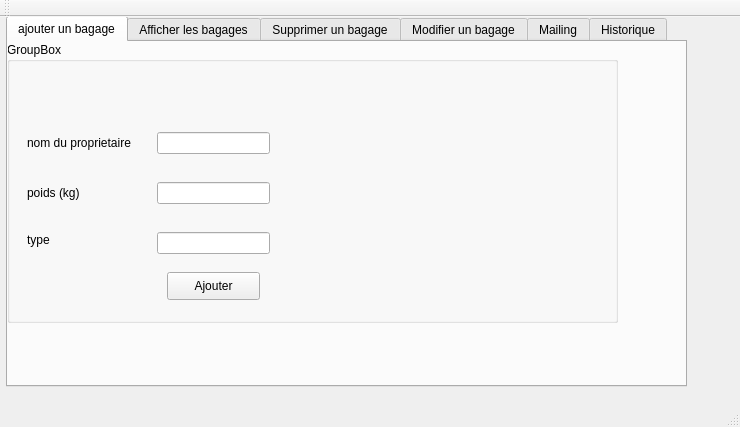
<?xml version="1.0" encoding="UTF-8"?>
<ui version="4.0">
 <class>MainWindow</class>
 <widget class="QMainWindow" name="MainWindow">
  <property name="geometry">
   <rect>
    <x>0</x>
    <y>0</y>
    <width>740</width>
    <height>427</height>
   </rect>
  </property>
  <property name="windowTitle">
   <string>Gestion des Clients</string>
  </property>
  <widget class="QWidget" name="centralWidget">
   <widget class="QTabWidget" name="tabWidget">
    <property name="geometry">
     <rect>
      <x>6</x>
      <y>-1</y>
      <width>681</width>
      <height>371</height>
     </rect>
    </property>
    <property name="currentIndex">
     <number>0</number>
    </property>
    <widget class="QWidget" name="tab">
     <attribute name="title">
      <string>ajouter un bagage</string>
     </attribute>
     <widget class="QGroupBox" name="groupBox_2">
      <property name="geometry">
       <rect>
        <x>-1</x>
        <y>0</y>
        <width>611</width>
        <height>281</height>
       </rect>
      </property>
      <property name="title">
       <string>GroupBox</string>
      </property>
      <widget class="QLabel" name="label">
       <property name="geometry">
        <rect>
         <x>20</x>
         <y>90</y>
         <width>131</width>
         <height>21</height>
        </rect>
       </property>
       <property name="text">
        <string>nom du proprietaire</string>
       </property>
      </widget>
      <widget class="QLabel" name="label_2">
       <property name="geometry">
        <rect>
         <x>20</x>
         <y>140</y>
         <width>131</width>
         <height>21</height>
        </rect>
       </property>
       <property name="text">
        <string>poids (kg)</string>
       </property>
      </widget>
      <widget class="QLabel" name="label_3">
       <property name="geometry">
        <rect>
         <x>20</x>
         <y>190</y>
         <width>56</width>
         <height>16</height>
        </rect>
       </property>
       <property name="text">
        <string>type</string>
       </property>
      </widget>
      <widget class="QLineEdit" name="le_np">
       <property name="geometry">
        <rect>
         <x>150</x>
         <y>90</y>
         <width>113</width>
         <height>22</height>
        </rect>
       </property>
      </widget>
      <widget class="QLineEdit" name="le_poids">
       <property name="geometry">
        <rect>
         <x>150</x>
         <y>140</y>
         <width>113</width>
         <height>22</height>
        </rect>
       </property>
      </widget>
      <widget class="QLineEdit" name="le_type">
       <property name="geometry">
        <rect>
         <x>150</x>
         <y>190</y>
         <width>113</width>
         <height>22</height>
        </rect>
       </property>
      </widget>
      <widget class="QPushButton" name="pushButton">
       <property name="geometry">
        <rect>
         <x>160</x>
         <y>230</y>
         <width>93</width>
         <height>28</height>
        </rect>
       </property>
       <property name="text">
        <string>Ajouter</string>
       </property>
      </widget>
      <widget class="QLabel" name="label_8">
       <property name="geometry">
        <rect>
         <x>300</x>
         <y>120</y>
         <width>56</width>
         <height>16</height>
        </rect>
       </property>
       <property name="text">
        <string/>
       </property>
      </widget>
      <widget class="QLabel" name="label_9">
       <property name="geometry">
        <rect>
         <x>-5</x>
         <y>-30</y>
         <width>621</width>
         <height>361</height>
        </rect>
       </property>
       <property name="text">
        <string/>
       </property>
       <property name="pixmap">
        <pixmap>../Users/zitou/Downloads/back bag (1).jpg</pixmap>
       </property>
      </widget>
      <zorder>label_9</zorder>
      <zorder>label</zorder>
      <zorder>label_2</zorder>
      <zorder>label_3</zorder>
      <zorder>le_np</zorder>
      <zorder>le_poids</zorder>
      <zorder>le_type</zorder>
      <zorder>pushButton</zorder>
      <zorder>label_8</zorder>
     </widget>
    </widget>
    <widget class="QWidget" name="tab_2">
     <attribute name="title">
      <string>Afficher les bagages</string>
     </attribute>
     <widget class="QPushButton" name="pushButton_4">
      <property name="geometry">
       <rect>
        <x>470</x>
        <y>120</y>
        <width>121</width>
        <height>31</height>
       </rect>
      </property>
      <property name="text">
       <string>TRI les poids </string>
      </property>
     </widget>
     <widget class="QTableView" name="tableView">
      <property name="geometry">
       <rect>
        <x>240</x>
        <y>80</y>
        <width>221</width>
        <height>181</height>
       </rect>
      </property>
     </widget>
     <widget class="QLabel" name="label_10">
      <property name="geometry">
       <rect>
        <x>0</x>
        <y>-10</y>
        <width>611</width>
        <height>321</height>
       </rect>
      </property>
      <property name="text">
       <string/>
      </property>
      <property name="pixmap">
       <pixmap>../Users/zitou/Downloads/back bag (1).jpg</pixmap>
      </property>
     </widget>
     <widget class="QPushButton" name="pushButton_pdf">
      <property name="geometry">
       <rect>
        <x>480</x>
        <y>170</y>
        <width>93</width>
        <height>28</height>
       </rect>
      </property>
      <property name="text">
       <string>pdf</string>
      </property>
     </widget>
     <widget class="QPushButton" name="pushButton_5">
      <property name="geometry">
       <rect>
        <x>480</x>
        <y>210</y>
        <width>93</width>
        <height>28</height>
       </rect>
      </property>
      <property name="text">
       <string>Recherche</string>
      </property>
     </widget>
     <widget class="QLineEdit" name="lineEdit_ch">
      <property name="geometry">
       <rect>
        <x>470</x>
        <y>240</y>
        <width>113</width>
        <height>22</height>
       </rect>
      </property>
     </widget>
     <widget class="QTableView" name="tab_bagages">
      <property name="geometry">
       <rect>
        <x>20</x>
        <y>80</y>
        <width>211</width>
        <height>181</height>
       </rect>
      </property>
     </widget>
     <zorder>label_10</zorder>
     <zorder>pushButton_4</zorder>
     <zorder>tableView</zorder>
     <zorder>pushButton_pdf</zorder>
     <zorder>pushButton_5</zorder>
     <zorder>lineEdit_ch</zorder>
     <zorder>tab_bagages</zorder>
    </widget>
    <widget class="QWidget" name="tab_5">
     <attribute name="title">
      <string>Supprimer un bagage</string>
     </attribute>
     <widget class="QLabel" name="label_4">
      <property name="geometry">
       <rect>
        <x>30</x>
        <y>90</y>
        <width>171</width>
        <height>21</height>
       </rect>
      </property>
      <property name="text">
       <string>tapez le nom du proprietaire:</string>
      </property>
     </widget>
     <widget class="QLineEdit" name="lineEdit_4">
      <property name="geometry">
       <rect>
        <x>220</x>
        <y>90</y>
        <width>113</width>
        <height>22</height>
       </rect>
      </property>
     </widget>
     <widget class="QPushButton" name="pushButton_2">
      <property name="geometry">
       <rect>
        <x>230</x>
        <y>140</y>
        <width>93</width>
        <height>28</height>
       </rect>
      </property>
      <property name="text">
       <string>Supprimer</string>
      </property>
     </widget>
     <widget class="QLabel" name="label_11">
      <property name="geometry">
       <rect>
        <x>5</x>
        <y>-10</y>
        <width>601</width>
        <height>311</height>
       </rect>
      </property>
      <property name="text">
       <string/>
      </property>
      <property name="pixmap">
       <pixmap>../Users/zitou/Downloads/back bag (1).jpg</pixmap>
      </property>
     </widget>
     <zorder>label_11</zorder>
     <zorder>label_4</zorder>
     <zorder>lineEdit_4</zorder>
     <zorder>pushButton_2</zorder>
    </widget>
    <widget class="QWidget" name="tab_6">
     <attribute name="title">
      <string>Modifier un bagage</string>
     </attribute>
     <widget class="QLabel" name="label_5">
      <property name="geometry">
       <rect>
        <x>30</x>
        <y>90</y>
        <width>131</width>
        <height>21</height>
       </rect>
      </property>
      <property name="text">
       <string>nom du proprietaire</string>
      </property>
     </widget>
     <widget class="QLineEdit" name="lineEdit_5">
      <property name="geometry">
       <rect>
        <x>170</x>
        <y>90</y>
        <width>113</width>
        <height>22</height>
       </rect>
      </property>
     </widget>
     <widget class="QLabel" name="label_6">
      <property name="geometry">
       <rect>
        <x>30</x>
        <y>130</y>
        <width>131</width>
        <height>21</height>
       </rect>
      </property>
      <property name="text">
       <string>poids (kg)</string>
      </property>
     </widget>
     <widget class="QLineEdit" name="lineEdit_6">
      <property name="geometry">
       <rect>
        <x>170</x>
        <y>130</y>
        <width>113</width>
        <height>22</height>
       </rect>
      </property>
     </widget>
     <widget class="QLineEdit" name="lineEdit_7">
      <property name="geometry">
       <rect>
        <x>170</x>
        <y>180</y>
        <width>113</width>
        <height>22</height>
       </rect>
      </property>
     </widget>
     <widget class="QLabel" name="label_7">
      <property name="geometry">
       <rect>
        <x>40</x>
        <y>180</y>
        <width>56</width>
        <height>16</height>
       </rect>
      </property>
      <property name="text">
       <string>type</string>
      </property>
     </widget>
     <widget class="QPushButton" name="pushButton_3">
      <property name="geometry">
       <rect>
        <x>180</x>
        <y>230</y>
        <width>93</width>
        <height>28</height>
       </rect>
      </property>
      <property name="text">
       <string>Modifier</string>
      </property>
     </widget>
     <widget class="QLabel" name="label_12">
      <property name="geometry">
       <rect>
        <x>5</x>
        <y>10</y>
        <width>631</width>
        <height>301</height>
       </rect>
      </property>
      <property name="text">
       <string/>
      </property>
      <property name="pixmap">
       <pixmap>../Users/zitou/Downloads/back bag (1).jpg</pixmap>
      </property>
     </widget>
     <zorder>label_12</zorder>
     <zorder>label_5</zorder>
     <zorder>lineEdit_5</zorder>
     <zorder>label_6</zorder>
     <zorder>lineEdit_6</zorder>
     <zorder>lineEdit_7</zorder>
     <zorder>label_7</zorder>
     <zorder>pushButton_3</zorder>
    </widget>
    <widget class="QWidget" name="tab_3">
     <attribute name="title">
      <string>Mailing</string>
     </attribute>
     <widget class="QLabel" name="label_13">
      <property name="geometry">
       <rect>
        <x>210</x>
        <y>90</y>
        <width>56</width>
        <height>16</height>
       </rect>
      </property>
      <property name="styleSheet">
       <string notr="true">background-color: rgb(255, 244, 254);</string>
      </property>
      <property name="text">
       <string>E-mail</string>
      </property>
     </widget>
     <widget class="QLabel" name="label_14">
      <property name="geometry">
       <rect>
        <x>210</x>
        <y>140</y>
        <width>56</width>
        <height>20</height>
       </rect>
      </property>
      <property name="styleSheet">
       <string notr="true">background-color: rgb(255, 244, 254);</string>
      </property>
      <property name="text">
       <string>Objet</string>
      </property>
     </widget>
     <widget class="QLabel" name="label_15">
      <property name="geometry">
       <rect>
        <x>210</x>
        <y>190</y>
        <width>56</width>
        <height>16</height>
       </rect>
      </property>
      <property name="styleSheet">
       <string notr="true">background-color: rgb(255, 244, 254);</string>
      </property>
      <property name="text">
       <string>Contenu</string>
      </property>
     </widget>
     <widget class="QLineEdit" name="a1">
      <property name="geometry">
       <rect>
        <x>350</x>
        <y>90</y>
        <width>113</width>
        <height>22</height>
       </rect>
      </property>
     </widget>
     <widget class="QLineEdit" name="a2">
      <property name="geometry">
       <rect>
        <x>350</x>
        <y>140</y>
        <width>113</width>
        <height>22</height>
       </rect>
      </property>
     </widget>
     <widget class="QPushButton" name="pb_envoyer">
      <property name="geometry">
       <rect>
        <x>370</x>
        <y>290</y>
        <width>93</width>
        <height>28</height>
       </rect>
      </property>
      <property name="text">
       <string>Envoyer</string>
      </property>
     </widget>
     <widget class="QPlainTextEdit" name="a3">
      <property name="geometry">
       <rect>
        <x>350</x>
        <y>190</y>
        <width>141</width>
        <height>101</height>
       </rect>
      </property>
     </widget>
     <widget class="QLabel" name="label_16">
      <property name="geometry">
       <rect>
        <x>-5</x>
        <y>0</y>
        <width>681</width>
        <height>321</height>
       </rect>
      </property>
      <property name="text">
       <string/>
      </property>
      <property name="pixmap">
       <pixmap>../Users/zitou/Downloads/email (2).jpg</pixmap>
      </property>
     </widget>
     <zorder>label_16</zorder>
     <zorder>label_13</zorder>
     <zorder>label_14</zorder>
     <zorder>label_15</zorder>
     <zorder>a1</zorder>
     <zorder>a2</zorder>
     <zorder>pb_envoyer</zorder>
     <zorder>a3</zorder>
    </widget>
    <widget class="QWidget" name="tab_4">
     <attribute name="title">
      <string>Historique</string>
     </attribute>
     <widget class="QLabel" name="label_17">
      <property name="geometry">
       <rect>
        <x>60</x>
        <y>20</y>
        <width>751</width>
        <height>301</height>
       </rect>
      </property>
      <property name="text">
       <string/>
      </property>
      <property name="pixmap">
       <pixmap>../Users/zitou/Downloads/back bag (5) (1).jpg</pixmap>
      </property>
     </widget>
     <widget class="QLabel" name="label_18">
      <property name="geometry">
       <rect>
        <x>250</x>
        <y>90</y>
        <width>181</width>
        <height>31</height>
       </rect>
      </property>
      <property name="styleSheet">
       <string notr="true">font: 75 18pt &quot;MS Shell Dlg 2&quot;;
background-color: rgb(187, 208, 255);</string>
      </property>
      <property name="text">
       <string>HISTORIQUE</string>
      </property>
     </widget>
     <widget class="QPushButton" name="pb_his">
      <property name="geometry">
       <rect>
        <x>480</x>
        <y>160</y>
        <width>81</width>
        <height>21</height>
       </rect>
      </property>
      <property name="text">
       <string>historique</string>
      </property>
     </widget>
    </widget>
   </widget>
  </widget>
  <widget class="QMenuBar" name="menuBar">
   <property name="geometry">
    <rect>
     <x>0</x>
     <y>0</y>
     <width>740</width>
     <height>26</height>
    </rect>
   </property>
  </widget>
  <widget class="QToolBar" name="mainToolBar">
   <attribute name="toolBarArea">
    <enum>TopToolBarArea</enum>
   </attribute>
   <attribute name="toolBarBreak">
    <bool>false</bool>
   </attribute>
  </widget>
  <widget class="QStatusBar" name="statusBar"/>
 </widget>
 <layoutdefault spacing="6" margin="11"/>
 <tabstops>
  <tabstop>le_np</tabstop>
  <tabstop>tabWidget</tabstop>
  <tabstop>le_poids</tabstop>
  <tabstop>le_type</tabstop>
  <tabstop>pushButton</tabstop>
  <tabstop>lineEdit_4</tabstop>
  <tabstop>pushButton_2</tabstop>
 </tabstops>
 <resources/>
 <connections/>
</ui>
